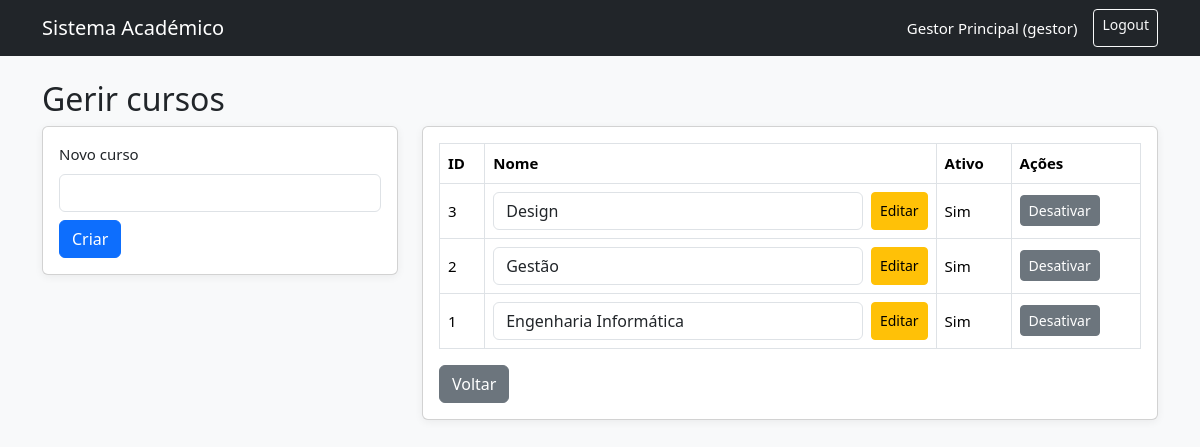
The app's page /gestor/cursos.php (signed in) with its own data.
### tables this page shows
CREATE TABLE cursos (
    id INT AUTO_INCREMENT PRIMARY KEY,
    nome VARCHAR(150) NOT NULL,
    ativo TINYINT(1) NOT NULL DEFAULT 1
);

### includes/functions.php (called while the page is built, shortened)
<?php
function e(string $value): string {
    return htmlspecialchars($value, ENT_QUOTES, 'UTF-8');
}

### gestor/cursos.php (the view, shortened to what this page needs)
<?php
require_once __DIR__ . '/../config/database.php';
require_once __DIR__ . '/../includes/functions.php';
$cursos = $pdo->query('SELECT * FROM cursos ORDER BY id DESC')->fetchAll();
require_once __DIR__ . '/../includes/header.php';
?>
<h2>Gerir cursos</h2>
<div class="row">
    <div class="col-md-4">
        <div class="card mb-3"><div class="card-body">
            <form method="POST">
                <label class="form-label">Novo curso</label>
                <input type="text" name="nome" class="form-control mb-2" required>
                <button class="btn btn-primary">Criar</button>
            </form>
        </div></div>
    </div>
    <div class="col-md-8">
        <div class="card"><div class="card-body">
            <table class="table table-bordered">
                <tr><th>ID</th><th>Nome</th><th>Ativo</th><th>Ações</th></tr>
                <?php foreach ($cursos as $curso): ?>
                    <tr>
                        <td><?= $curso['id'] ?></td>
                        <td>
                            <form method="POST" class="d-flex gap-2">
                                <input type="text" name="nome" class="form-control" value="<?= e($curso['nome']) ?>">
                                <button class="btn btn-sm btn-warning">Editar</button>
                            </form>
                        </td>
                        <td><?= $curso['ativo'] ? 'Sim' : 'Não' ?></td>
                        <td>
                            <form method="POST">
                                <button class="btn btn-sm btn-secondary"><?= $curso['ativo'] ? 'Desativar' : 'Ativar' ?></button>
                            </form>
                        </td>
                    </tr>
                <?php endforeach; ?>
            </table>
            <a href="dashboard.php" class="btn btn-secondary">Voltar</a>
        </div></div>
    </div>
</div>
<?php require_once __DIR__ . '/../includes/footer.php'; ?>

### assets/css/style.css (style rules this page uses)
body { font-size: 15px; }
.card { box-shadow: 0 2px 8px rgba(0,0,0,0.06); }
.table td, .table th { vertical-align: middle; }

### records on screen
cursos: id "3", nome "Design", ativo "Sim"
cursos: id "2", nome "Gestão", ativo "Sim"
cursos: id "1", nome "Engenharia Informática", ativo "Sim"

### other values on screen
$_SESSION['user']['nome'] "Gestor Principal"
$_SESSION['user']['role'] "gestor"
